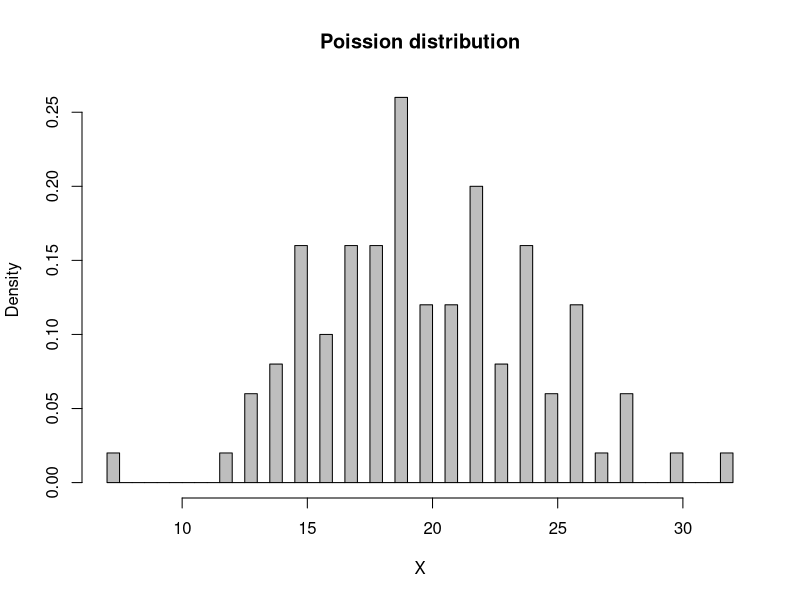
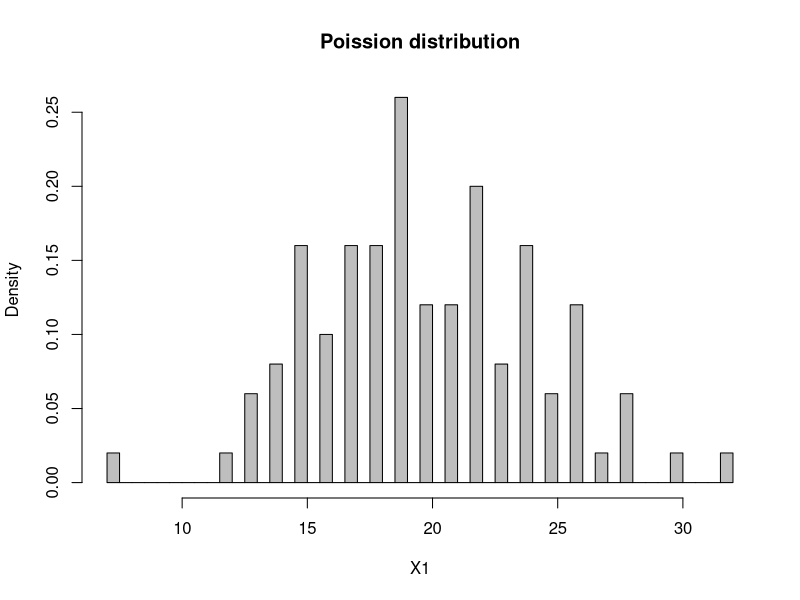
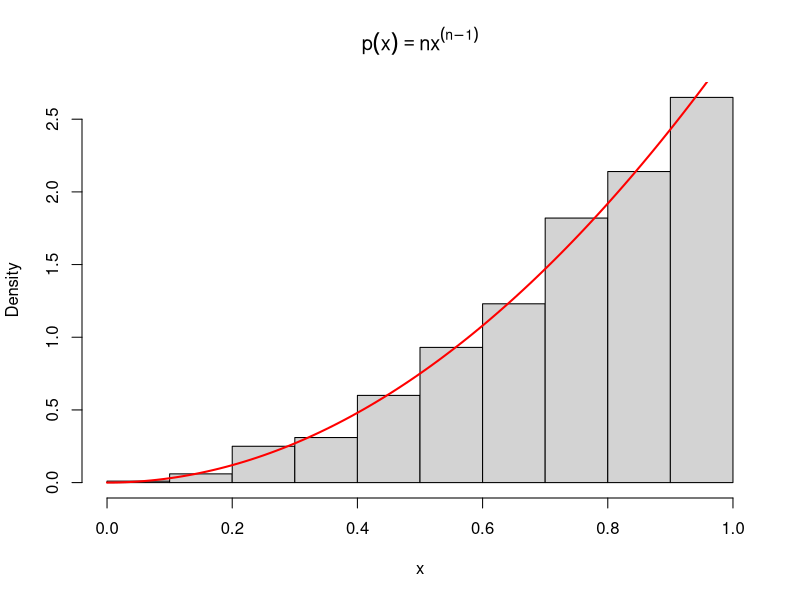
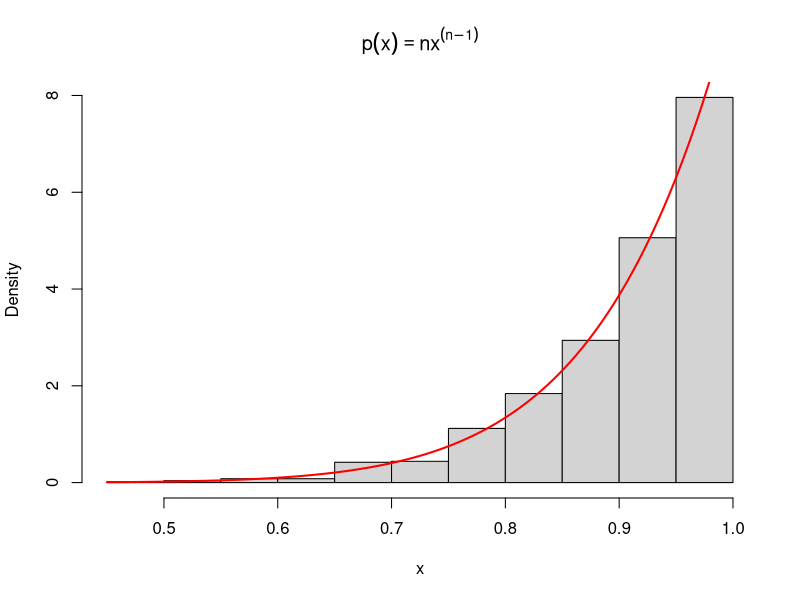
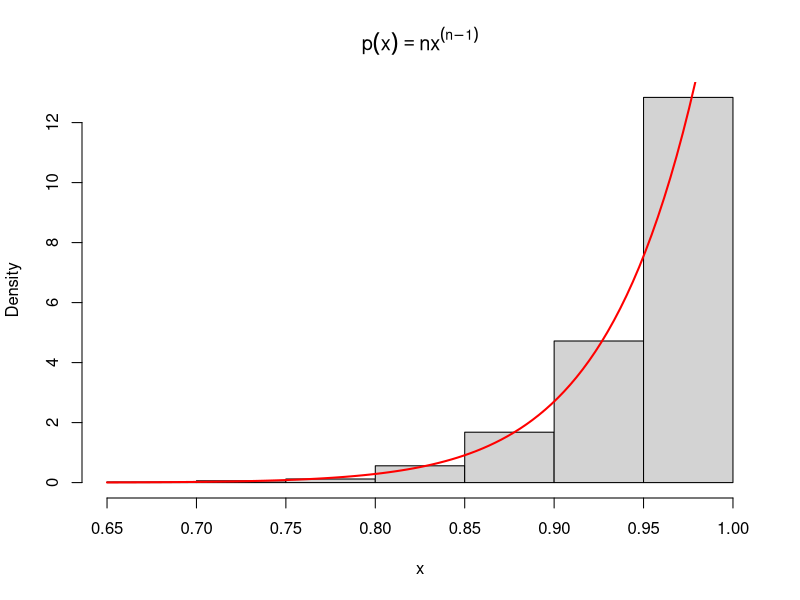
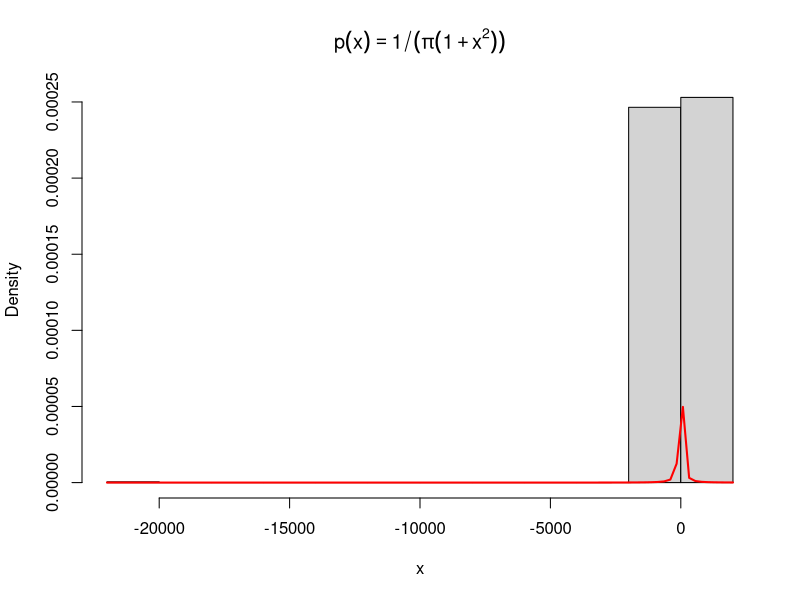
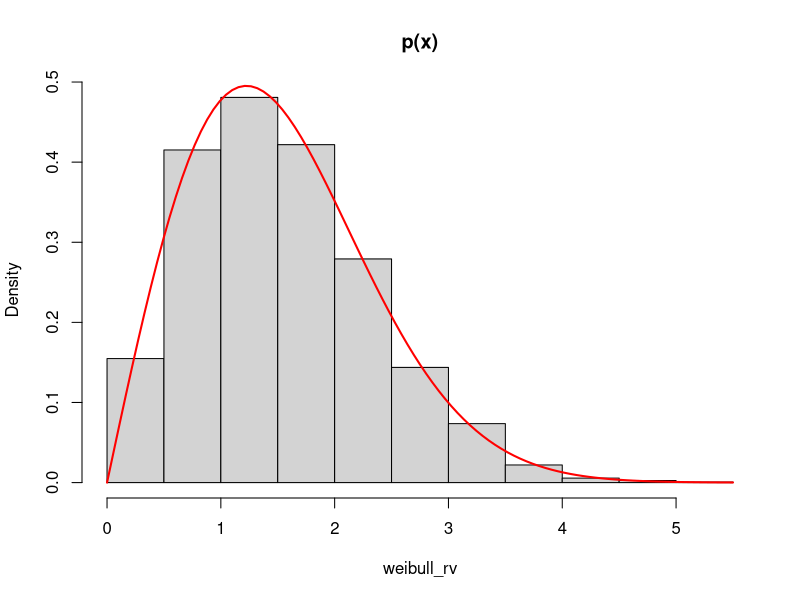
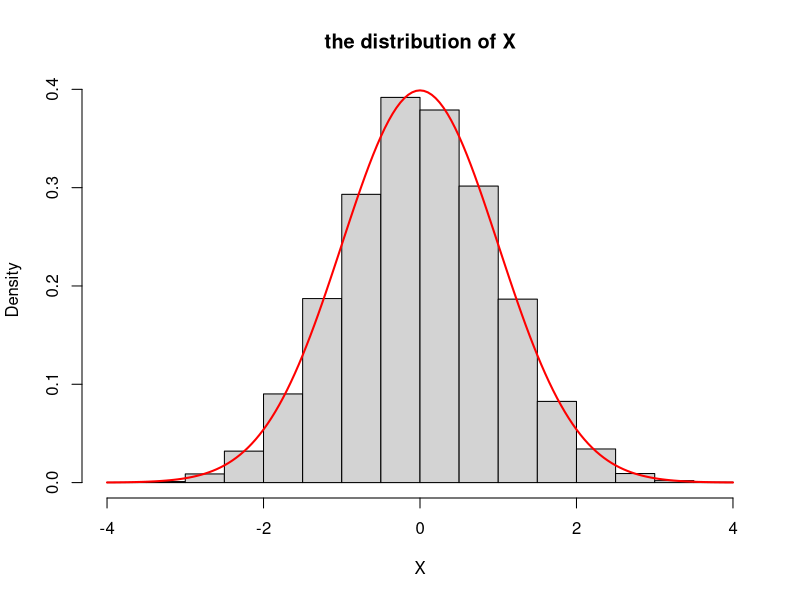

These charts were generated, in order, by the following R code: (Note: this script raises an error after producing the figures.)
## ---- chunk 1
N <- 1000000  # 模拟次数
success_count_list <- replicate(N, sum(sample(1:54) == 1:54))  # 记录每次模拟中成功抽取的个数

# 计算期望和方差
mean <- mean(success_count_list)
variance <- var(success_count_list)

cat("期望：", mean, "\n")
cat("方差：", variance, "\n")
## ---- chunk 2
N=100
lambda=20
set.seed(123)
U=runif(N,0,1)
X=NULL
for(i in 1:N){
  X[i]=0
  k=0
  p=exp(-lambda)
  F=p
  while(U[i]>F){
    p=lambda/(k+1)*p
    F=F+p
    k=k+1
  }
  X[i]=k
}
X
hist(X, breaks = 50, freq = FALSE, col = 'gray', main = 'Poission distribution')
## ---- chunk 3
N=100
lambda=20
set.seed(123)
U1=runif(N,0,1)
X1=NULL
for(i in 1:N){
  X1[i]=0
  p=exp(-lambda)
  F=NULL
  F_0=p
  K=floor(lambda)
  for(j in 0:K){
    p=lambda/(j+1)*p
    if(j==0){
      F[j+1]=F_0+p
    }else{
      F[j+1]=F[j]+p
    }
  }
  if(U1[i]>F[K] & U1[i]<=F[K+1]){
    X1[i]=K+1
  }else if(U1[i]<=F[K]){
    mark=K
    while(U1[i]<=F[mark]){
      mark=mark-1
    }
    X1[i]=mark+1
  }else{
    sig=K+1
    while(U1[i]>F[sig]){
      p=lambda/(sig+1)*p
      F[sig+1]=F[sig]+p
      sig=sig+1
    }
    X1[i]=sig
  }
}
X1
hist(X1, breaks = 50, freq = FALSE, col = 'gray', main = 'Poission distribution')
## ---- chunk 4
beta <- function(n){
set.seed(12)
u <- runif(1000)
x <- u^(1/n)
hist(x,prob=TRUE,main= expression(p(x)==n*x^(n-1)))
curve(n*x^(n-1),col="red",add=TRUE,lwd=2)
}
beta(3)
beta(10)
beta(20)
## ---- chunk 5
set.seed(12)
u <- runif(1000)
x <- tan(u*pi)
hist(x,prob=TRUE,main= expression(p(x)==1/(pi*(1+x^2))))
curve(1/(pi*(1+x^2)),col="red",add=TRUE,lwd=2)
## ---- chunk 6
set.seed(123)  # 设置随机数种子，方便复现结果
n <- 10000  # 生成随机数的个数
alpha <- 2  # 威布尔分布的参数
eta <- 3  # 威布尔分布的参数

# 生成威布尔分布的随机数
exp_rv <- rexp(n,1/eta)
weibull_rv <- exp_rv^(1/alpha)
hist(weibull_rv,prob=TRUE,main="p(x)")
curve(alpha/eta*x^{alpha-1}*exp(-x^{alpha}/eta),col="red",add=TRUE,lwd=2)

## ---- chunk 7
N=10000
set.seed(11)
alpha=runif(N,0,2*pi)
R=rexp(N,1/2)
X=sqrt(R)*cos(alpha)
Y=sqrt(R)*sin(alpha)
x<- seq(-4,4,0.05)
hist(X,prob=TRUE,main= "the distribution of X")
lines(x,dnorm(x,0,1),col="red",lwd=2)
## ---- chunk 8
hist(Y,prob=TRUE,main= "the distribution of Y")
lines(x,dnorm(x,0,1),col="red",lwd=2)
## ---- chunk 9
set.seed(124)
generate_Y <- function(n, p, k, size) {
  alpha <- 1 - sum(dbinom(0:(k-1), n, p))
  c <- cumsum(dbinom(k:n, n, p) / alpha)
  Y <- numeric(size)
  for (i in 1:size) {
    u <- runif(1)
    Y[i] <- sum(c < u) - 1
  }
  return(Y)
}
generate_Y(100,0.4,20,100)
## ---- chunk 10
set.seed(124)
generate_Y_reject <- function(n, p, k, size) {
  m <- n + 100  # 可调整的参数，需要大于等于 n
  q <- 0.5  # 可调整的参数，需要介于 0 和 1 之间
  c <- dbinom(k:n, n, p) / (q * dbinom(k:n, m, q))
  Y <- numeric(size)
  i <- 1
  while (i <= size) {
    Z <- sample(0:m, 1)
    if (Z <= n && runif(1) < c[Z - k + 1]) {
      Y[i] <- Z
      i <- i + 1
    }
  }
  return(Y[1:size])
}
generate_Y_reject(100,0.4,20,100)
## ---- chunk 11
set.seed(123)
n=10000
u <- runif(n,0,1)
x=NULL
for(k in 1:n){
i=1
mark=1-1/9*(1/2)^{i}-8/9*(2/3)^{i}
while (mark<=u[k]) {
  i=i+1
  mark=1-1/9*(1/2)^{i}-8/9*(2/3)^{i}
}
x[k]=i
}
hist(x, breaks = 50, freq = FALSE, col = 'gray', main = 'distribution')
## ---- chunk 12
set.seed(125)
N=100
x=NULL
u <- runif(N,0,1)
for(i in 1:N){
  if(u[i]<=1/2){
    x[i]=-log(1-2*u[i])
  }else{
    x[i]=log(2*u[i]-1)
  }
}
hist(x, breaks = 50, freq = FALSE, col = 'gray',
     main = 'Laplace distribution')

# 绘制理论分布
t <- seq(-5, 5, length.out = 100)
p <- 0.5 * exp(-abs(t))
lines(t, p, col = 'red', lwd = 2)
## ---- chunk 13
set.seed(123)
n=100
u <- runif(n,0,1)
x=NULL
for(i in 1:n){
  if(u[i]<1/2){
    x[i]=-log(2-2*u[i])
  }else{
    x[i]=log(2*u[i])
  }
}
hist(x, breaks = 50, freq = FALSE, col = 'gray', main = 'Laplace distribution')

# 绘制理论分布
t <- seq(-5, 5, length.out = 100)
p <- 0.5 * exp(-abs(t))
lines(t, p, col = 'red', lwd = 2)
## ---- chunk 14
set.seed(123)
n <- 1000
p1 <- 0.5
z <- rbinom(n, size = 1, prob = p1)
x <- rnorm(n, mean = ifelse(z == 1, 3, 0), sd = 1)

hist(x, breaks = 50, freq = FALSE, col = 'gray', main = 'Mixture distribution')
curve(p1 * dnorm(x, mean = 0, sd = 1) + (1 - p1) * dnorm(x, mean = 3, sd = 1), add = TRUE, col = 'red', lwd = 2)
## ---- chunk 15
p1 <- seq(0.1, 0.9, by = 0.1)
n.sim <- 100
n <- 1000
par(mfrow = c(3, 3))
for (i in seq_along(p1)) {
  hist(replicate(n.sim, {
    z <- rbinom(n, size = 1, prob = p1[i])
    x <- rnorm(n, mean = ifelse(z == 1, 3, 0), sd = 1)
    mean(x)
  }), breaks = 50, freq = FALSE, main = paste0('p1 = ', p1[i]))
}
## ---- chunk 16
# 定义均值向量和协方差矩阵
mu <- c(0, 1, 2)
sigma <- matrix(c(1.0, -0.5, 0.5, 
                  -0.5, 1.0, -0.5, 
                  0.5, -0.5, 1.0), nrow=3)

# 对协方差矩阵进行Choleski分解
L <- chol(sigma)

# 生成200个服从三维多元正态分布的随机观测值
set.seed(123)
n <- 200
Z <- matrix(rnorm(n*3), ncol=3)
X <- t(t(Z %*% L) + mu)

# 对每一对变量画出一列散点图
pairs(X, main="Scatterplot Matrix for 3D Normal Distribution")
